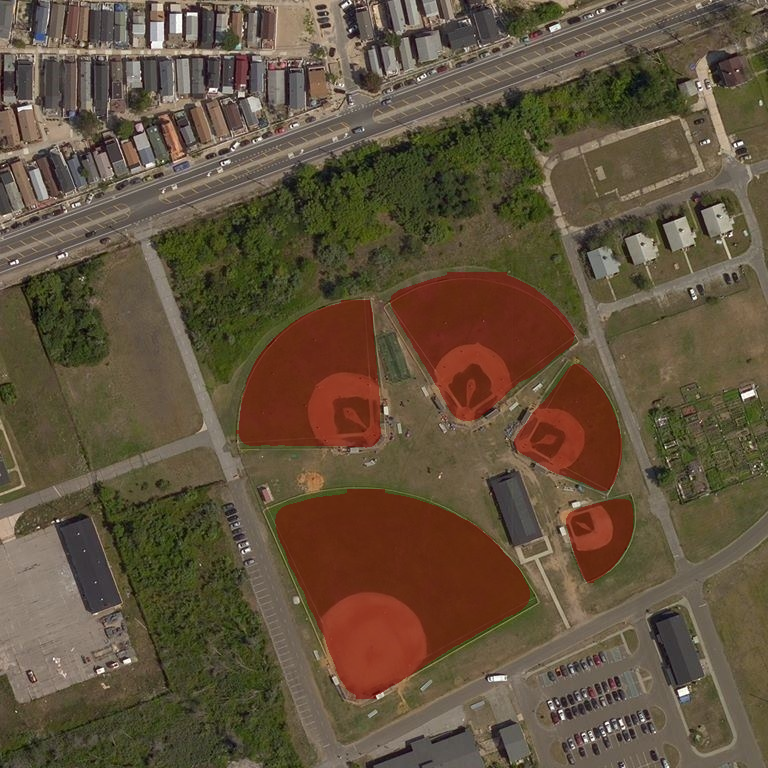
#> input picture assets/images_to_osm.png, 768 x 768 px
$ python -i preprocessing.py   (imports and definitions only)
#> lines starting #> are read from the running program, lines starting #| are printed output that depends on the picture
#> further down, picture is the input picture: shape (768, 768, 3); mean B, G, R 61.1, 82.3, 98
# preprocessing.py
import cv2
import numpy as np

def preprocess_image(image):
    # Convert to grayscale
    gray_image = cv2.cvtColor(image, cv2.COLOR_BGR2GRAY)
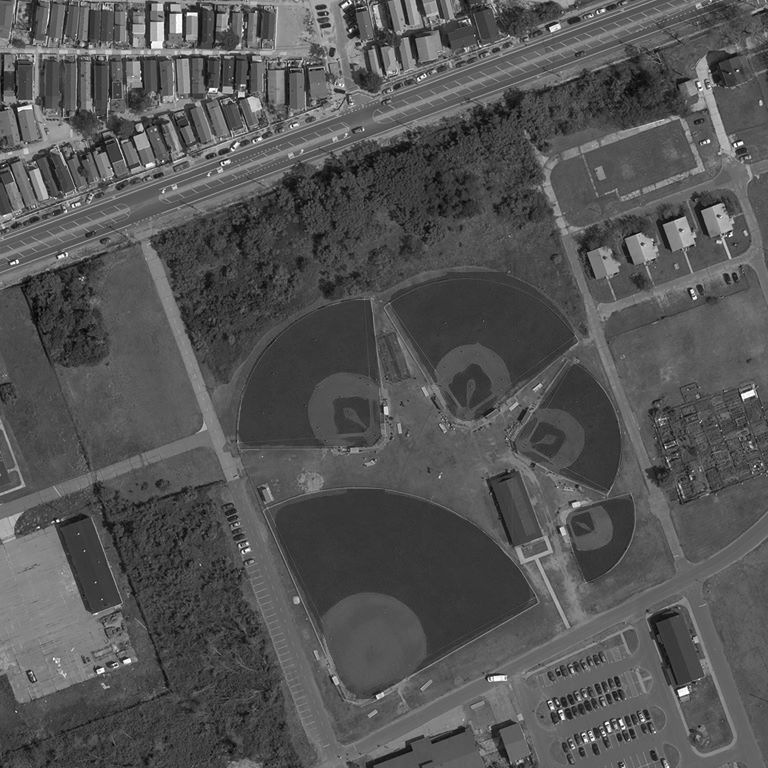
#> gray_image: shape (768, 768); min 1, max 255, mean 84.6
    # Normalize the image
    normalized_image = cv2.normalize(gray_image, None, 0, 255, cv2.NORM_MINMAX)
    # Apply Gaussian blur to reduce noise
    blurred_image = cv2.GaussianBlur(normalized_image, (5, 5), 0)
    return blurred_image

>>> import cv2
>>> picture = cv2.imread('../assets/images_to_osm.png')
>>> result = preprocess_image(picture)
